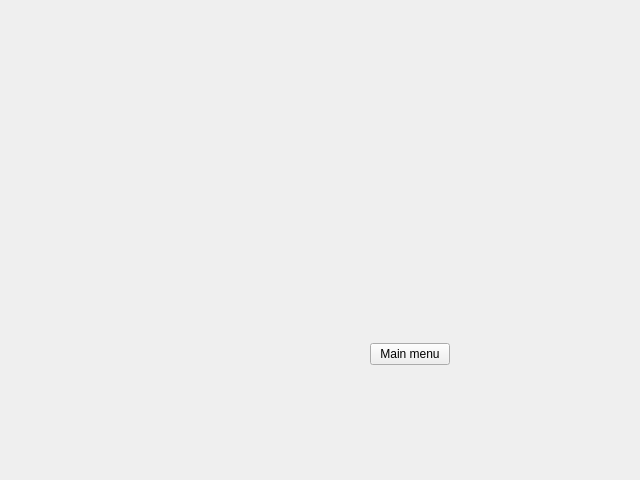
<?xml version="1.0" encoding="UTF-8"?>
<ui version="4.0">
 <class>MainWindow</class>
 <widget class="QMainWindow" name="MainWindow">
  <property name="geometry">
   <rect>
    <x>0</x>
    <y>0</y>
    <width>640</width>
    <height>480</height>
   </rect>
  </property>
  <widget class="QWidget" name="centralWidget">
   <layout class="QHBoxLayout" name="horizontalLayout">
    <item>
     <spacer name="horizontalSpacer_2">
      <property name="orientation">
       <enum>Qt::Horizontal</enum>
      </property>
      <property name="sizeHint" stdset="0">
       <size>
        <width>40</width>
        <height>20</height>
       </size>
      </property>
     </spacer>
    </item>
    <item>
     <spacer name="horizontalSpacer_1">
      <property name="orientation">
       <enum>Qt::Horizontal</enum>
      </property>
      <property name="sizeHint" stdset="0">
       <size>
        <width>40</width>
        <height>20</height>
       </size>
      </property>
     </spacer>
    </item>
    <item>
     <layout class="QVBoxLayout" name="verticalLayout">
      <item>
       <spacer name="verticalSpacer">
        <property name="orientation">
         <enum>Qt::Vertical</enum>
        </property>
        <property name="sizeHint" stdset="0">
         <size>
          <width>20</width>
          <height>40</height>
         </size>
        </property>
       </spacer>
      </item>
      <item>
       <widget class="QLabel" name="ItemName">
        <property name="text">
         <string/>
        </property>
       </widget>
      </item>
      <item>
       <spacer name="verticalSpacer_1">
        <property name="orientation">
         <enum>Qt::Vertical</enum>
        </property>
        <property name="sizeHint" stdset="0">
         <size>
          <width>20</width>
          <height>40</height>
         </size>
        </property>
       </spacer>
      </item>
      <item>
       <spacer name="verticalSpacer_2">
        <property name="orientation">
         <enum>Qt::Vertical</enum>
        </property>
        <property name="sizeHint" stdset="0">
         <size>
          <width>20</width>
          <height>40</height>
         </size>
        </property>
       </spacer>
      </item>
      <item>
       <widget class="QPushButton" name="pushButtonMenu">
        <property name="text">
         <string>Main menu</string>
        </property>
       </widget>
      </item>
      <item>
       <spacer name="verticalSpacer_3">
        <property name="orientation">
         <enum>Qt::Vertical</enum>
        </property>
        <property name="sizeHint" stdset="0">
         <size>
          <width>20</width>
          <height>40</height>
         </size>
        </property>
       </spacer>
      </item>
     </layout>
    </item>
    <item>
     <spacer name="horizontalSpacer_3">
      <property name="orientation">
       <enum>Qt::Horizontal</enum>
      </property>
      <property name="sizeHint" stdset="0">
       <size>
        <width>40</width>
        <height>20</height>
       </size>
      </property>
     </spacer>
    </item>
   </layout>
  </widget>
 </widget>
 <layoutdefault spacing="6" margin="11"/>
 <resources/>
 <connections/>
</ui>
